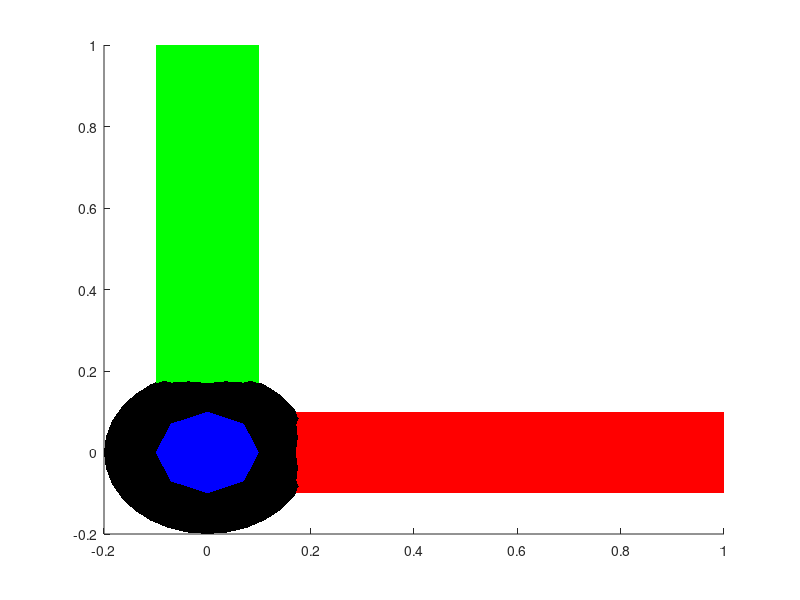

Recreate this plot in MATLAB.
function drawAxis(varargin)
%DRAWAXIS  draw a coordinate system and an origin
%
%   output = drawAxis
%	Adds 3 cylinders to the current axis, corresponding to the directions of
%	the basis vectors Ox, Oy and Oz.
%	Ox vector is red, Oy vector is green, and Oz vector is blue.
%
%   Example
%   drawAxis
%
%   See also
%
%
% ------
% Author: David Legland
% e-mail: david.legland@nantes.inra.fr
% Created: 2007-08-14,    using Matlab 7.4.0.287 (R2007a)
% Copyright 2007 INRA - BIA PV Nantes - MIAJ Jouy-en-Josas.
% Licensed under the terms of the LGPL, see the file "license.txt"

% geometrical data
origin = [0 0 0];
v1 = [1 0 0];
v2 = [0 1 0];
v3 = [0 0 1];

% default parameters
L = 1;
r = L/10;

% extract parameters from input
if ~isempty(varargin)
	L = varargin{1};
end
if length(varargin)>1
	r = varargin{2};
end

% draw 3 cylinders and a ball
hold on;
drawCylinder([origin origin+v1*L r], 8, 'facecolor', 'r', 'edgecolor', 'none');
drawCylinder([origin origin+v2*L r], 8, 'facecolor', 'g', 'edgecolor', 'none');
drawCylinder([origin origin+v3*L r], 8, 'facecolor', 'b', 'edgecolor', 'none');
drawSphere([origin 2*r], 'faceColor', 'black');

